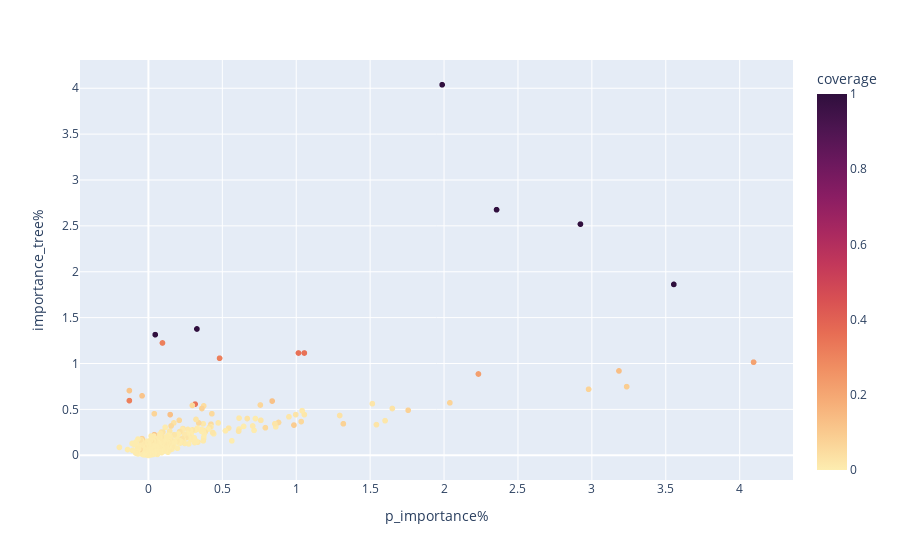

Notebook source saved alongside this figure:
### Code cell
px.scatter(
    p_imp_df,
    x="p_importance%",
    y="importance_tree%",
    color="coverage",
    hover_data=["feature"],
    color_continuous_scale="matter",
)

### Figure 1 — Plotly figure (JSON) as saved in the notebook; plotly's stock layout.template omitted (floating-point values rounded to 4 significant figures; data arrays with more than 128 entries replaced by an {"elided": "..."} marker saying what was removed)
{"data": [{"customdata": {"elided": "2719x1 str values"}, "hovertemplate": "p_importance%=%{x}<br>importance_tree%=%{y}<br>feature=%{customdata[0]}<br>coverage=%{marker.color}<extra></extra>", "legendgroup": "", "marker": {"color": {"elided": "2719 float values"}, "coloraxis": "coloraxis", "symbol": "circle"}, "mode": "markers", "name": "", "showlegend": false, "type": "scattergl", "x": {"elided": "2719 float values"}, "xaxis": "x", "y": {"elided": "2719 float values"}, "yaxis": "y"}], "layout": {"coloraxis": {"colorbar": {"title": {"text": "coverage"}}, "colorscale": [[0, "rgb(253, 237, 176)"], [0.09091, "rgb(250, 205, 145)"], [0.1818, "rgb(246, 173, 119)"], [0.2727, "rgb(240, 142, 98)"], [0.3636, "rgb(231, 109, 84)"], [0.4545, "rgb(216, 80, 83)"], [0.5455, "rgb(195, 56, 90)"], [0.6364, "rgb(168, 40, 96)"], [0.7273, "rgb(138, 29, 99)"], [0.8182, "rgb(107, 24, 93)"], [0.9091, "rgb(76, 21, 80)"], [1, "rgb(47, 15, 61)"]]}, "legend": {"tracegroupgap": 0}, "margin": {"t": 60}, "xaxis": {"anchor": "y", "domain": [0, 1], "title": {"text": "p_importance%"}}, "yaxis": {"anchor": "x", "domain": [0, 1], "title": {"text": "importance_tree%"}}}}
